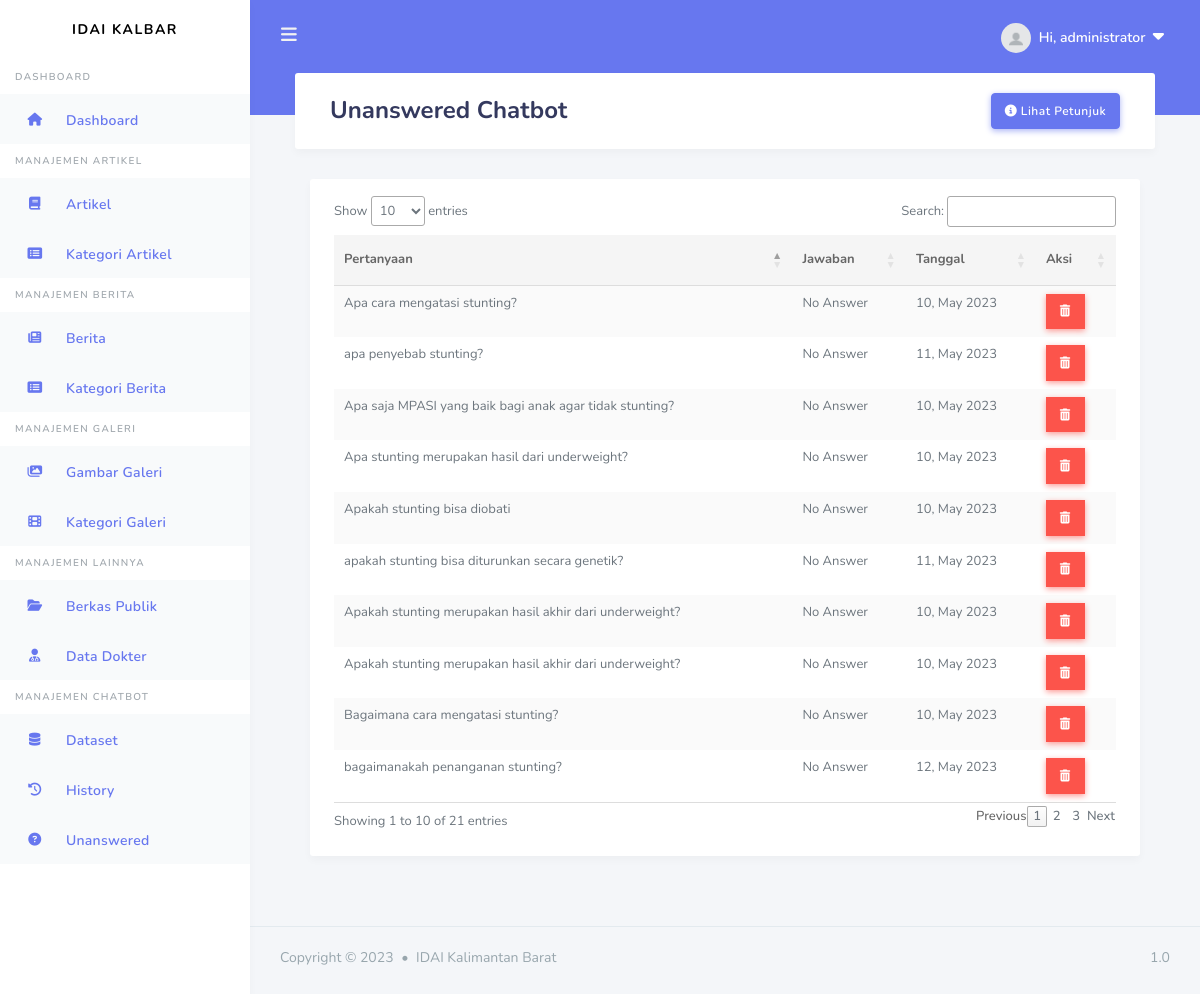
Page /admin/unanswered (signed in) on the earlier database version.
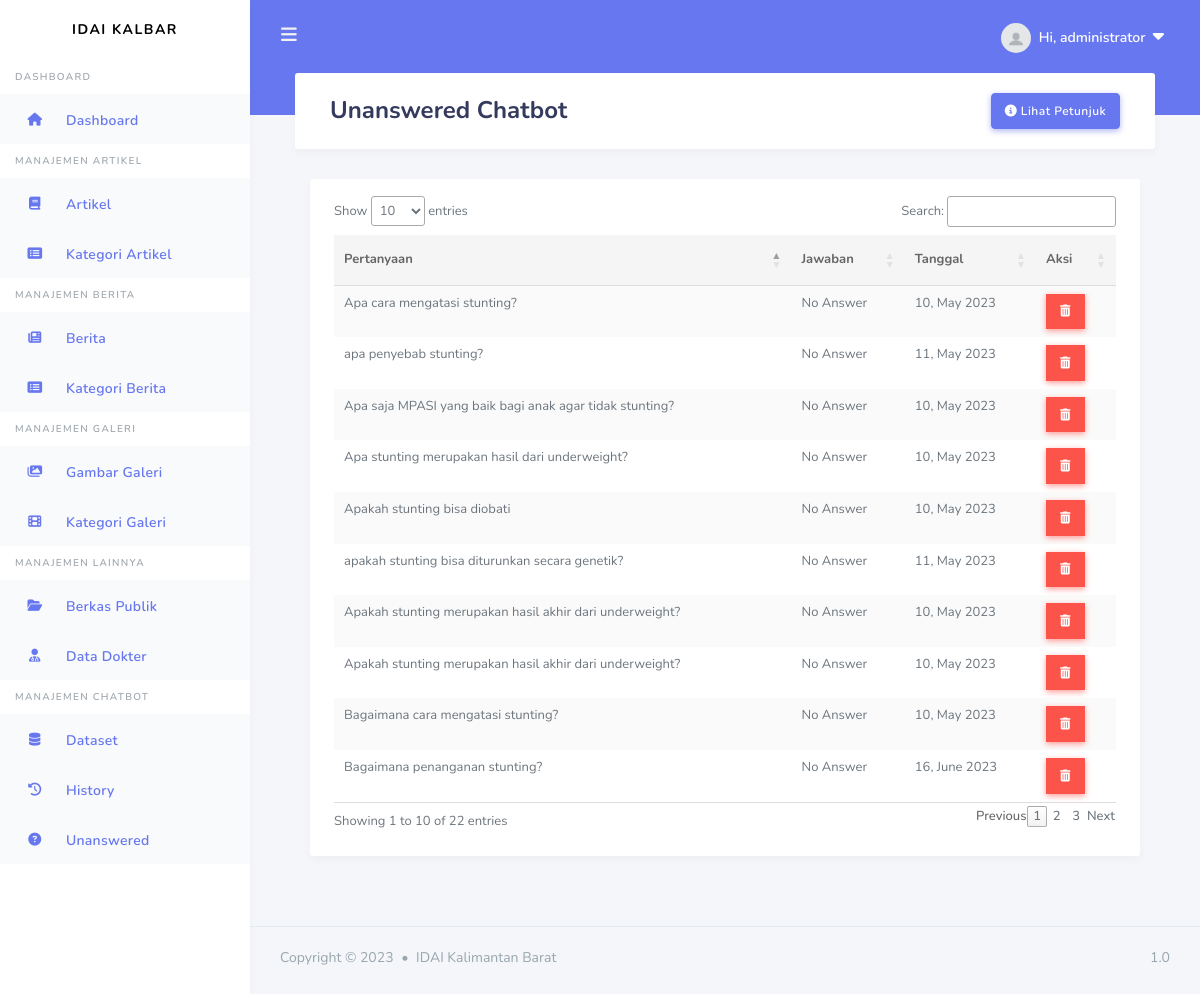
Same page on the later database version.
### apps/models.py (models this page shows)
class Message(db.Model):
    id = db.Column(db.Integer, primary_key=True)
    question = db.Column(db.String(300))
    status_data = db.Column(db.Boolean, default=False)
    response = db.Column(db.String(300), default="No Answer")
    date_posted = db.Column(db.DateTime, default=datetime.now())

### apps/chatbot/routes.py (the view)
@chatbot.route("/admin/unanswered")
@login_required
def unans_chat():
    messages = Message.query.filter_by(status_data=False).all()
    return render_template('users/admin/chatbot/unanswered.html', messages=messages, title='Unanswered Chatbot')

### apps/models.py (called while the page is built)
@login_manager.user_loader
def load_user(user_id):
    return User.query.get(int(user_id))

### apps/templates/users/admin/chatbot/unanswered.html (shortened to what this page needs)
{% extends "layouts/base_dashboard.html" %}
{% block header %}
<div class="container">
    <h1> {{ title }}</h1>
    <button type="button" class="btn btn-primary float-right" data-toggle="modal" data-target="#modalll">
        <i class="fa-solid fa-circle-info"></i>&nbsp;Lihat Petunjuk
    </button>
</div>
{% endblock header %}
{% block content %}
<div class="container">
    <div class="row">
      <div class="col-12 col-md-12 col-lg-12">
        <div class="card">
          <section class="section m-4">
            <table id="data" class="table table-striped table-hover">
                <thead>
                    <tr>
                        <th scope="col">Pertanyaan</th>
                        <th scope="col">Jawaban</th>
                        <th scope="col">Tanggal</th>
                        <th scope="col">Aksi</th>
                    </tr>
                    </thead>
                    <tbody>
                    {% for m in messages %}
                    <tr>
                        <td>{{ m.question }}</td>
                        <td>{{ m.response }}</td>
                        <td>{{ m.date_posted.strftime("%d, %B %Y") }}</td>
                        <td>
                            <div>
                                <button class="btn btn-danger btn-md rounded-0" type="button" data-placement="top" title="Delete" data-toggle="modal" data-target="#deleteModal{{m.id}}"><i class="fa-solid fa-trash-can"></i></button>
                            </div>
                        </td>
                    </tr>
                    {% endfor %}
                    </tbody>
            </table>
          </section>
        </div>
      </div>
    </div>
</div>
{% endblock content%}

Differences in the rows shown:
no longer on this page (row unchanged): Message: question "bagaimanakah penanganan stunting?", response "No Answer", date_posted "12, May 2023"
added Message: question "Bagaimana penanganan stunting?", response "No Answer", date_posted "16, June 2023"
Other differences:
text written by a page script: "Show entries Search: Showing 1 to 10 of 21 entries Previous 1 2 3 Next" → "Show entries Search: Showing 1 to 10 of 22 entries Previous 1 2 3 Next"
